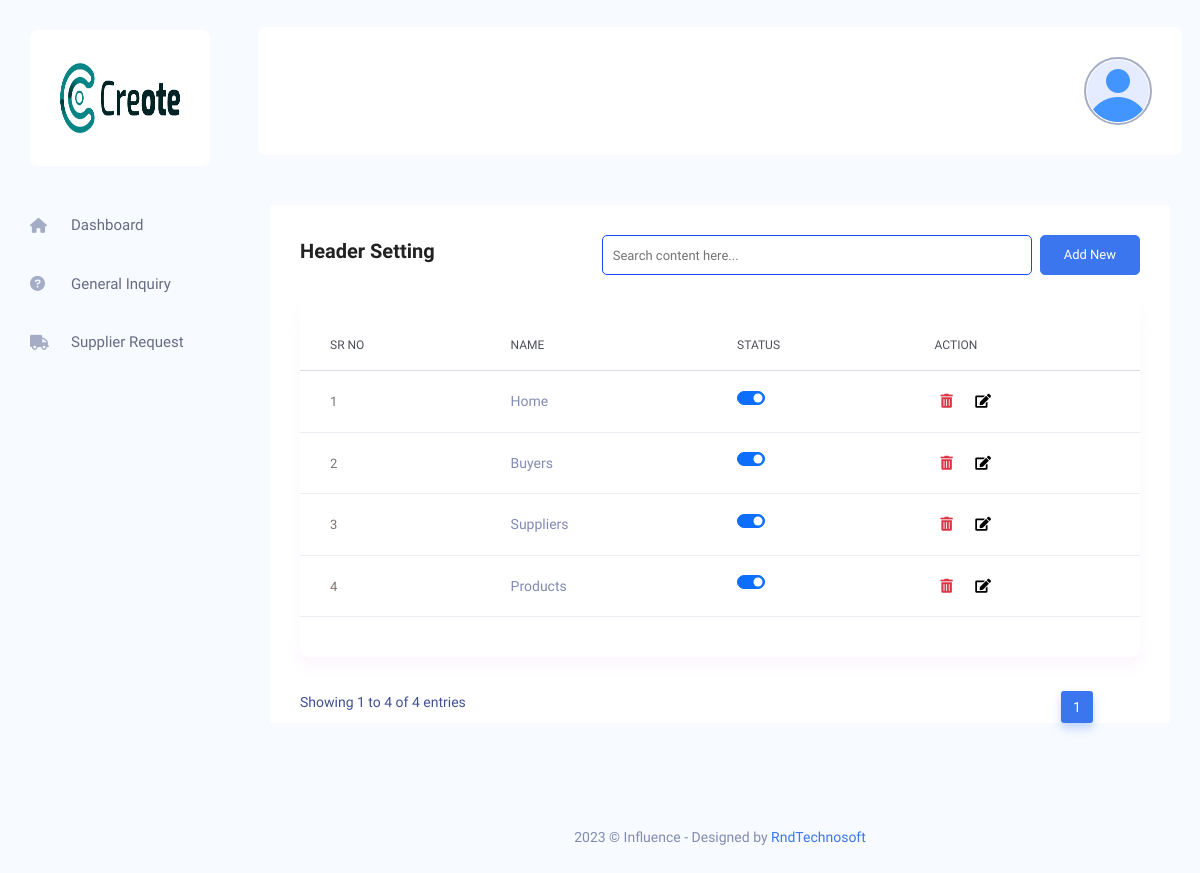
/admin/header-setting.php (signed in), run on the app's committed database.
### tables this page shows
CREATE TABLE `tbl_footer_setting` (
  `id` int(11) UNSIGNED NOT NULL,
  `name` varchar(190) NOT NULL,
  `logo` varchar(190) NOT NULL,
  `alt_tag` varchar(191) NOT NULL,
  `background_image` text NOT NULL,
  `alt_tag1` varchar(191) NOT NULL,
  `about_us_des` varchar(250) NOT NULL,
  `facebook_link` varchar(191) NOT NULL,
  `twitter_link` varchar(191) NOT NULL,
  `instagram_link` varchar(191) NOT NULL,
  `youtube_link` varchar(191) NOT NULL,
  `create_at` timestamp NOT NULL DEFAULT current_timestamp(),
  `update_at` timestamp NULL DEFAULT NULL ON UPDATE current_timestamp()
);

CREATE TABLE `pagevisibility` (
  `id` int(11) UNSIGNED NOT NULL,
  `page_name` varchar(191) NOT NULL,
  `page_link` varchar(191) NOT NULL,
  `visibility` tinyint(1) NOT NULL DEFAULT 1,
  `create_at` timestamp NOT NULL DEFAULT current_timestamp(),
  `update_at` timestamp NULL DEFAULT NULL ON UPDATE current_timestamp()
);

### admin/header-setting.php (the view, shortened to what this page needs)
<?php
    include 'includes/header.php';
    ?>
<?php
include 'includes/side-bar.php';
include 'includes/top-bar.php';
    ?>
<div class="main_content_iner ">
    <div class="container-fluid plr_30 body_white_bg pt_30">
        <div class="row justify-content-center">
            <div class="col-12">
                <div class="QA_section">
                    <div class="white_box_tittle list_header">
                        <h4>Header Setting</h4>
                        <div class="box_right d-flex lms_block">
                            <div class="serach_field_2">
                                <div class="search_inner">
                                    <div class="search_field">
                                        <input type="text" placeholder="Search content here..."
                                            class="search-table-data">
                                    </div>
                                </div>
                            </div>
                            <div class="add_button ms-2">
                                <a href="add-header.php" class="btn_1">Add New</a>
                            </div>
                        </div>
                    </div>
                    <div class="QA_table ">
                        <table class="table lms_table_active">
                            <thead>
                                <tr>
                                    <th scope="col">Sr No</th>
                                    <th scope="col">Name</th>
                                    <th scope="col">Status</th>
                                    <th scope="col">Action</th>
                                </tr>
                            </thead>
                            <tbody>
                                <?php
                                    $sql = 'SELECT * FROM pagevisibility';
                                    $result = mysqli_query($conn, $sql);
                                    if (mysqli_num_rows($result) > 0) {
                                        $cno = 1;
                                        while ($row = mysqli_fetch_assoc($result)) {
                                    ?>
                                <tr>
                                    <th scope="row"> <a href="#" class="question_content"><?php echo $cno ?></a></th>
                                    <td><?php echo $row['page_name'] ?></td>
                                    <td>
                                        <div class="form-check form-switch">
                                            <input class="form-check-input" <?php if ($row['visibility'] == 1) {
                                                                                            echo "checked";
                                                                                        } ?> type="checkbox"
                                                role="switch" id="status"
                                                onclick="toggleStatus('pagevisibility','visibility',<?php echo $row['id']; ?>);">
                                        </div>
                                    </td>
                                    <td>
                                        <form class="d-inline" action="header-setting.php" method="post">
                                            <button type="submit" name="delete" id=""
                                                class="fas fa-trash-alt text-danger border border-0 bg-white">
                                        </form>&nbsp&nbsp
                                        <form class="d-inline" action="update-header.php" method="get">
                                            <button type="submit" name="update-header" id="update-header" value="update"
                                                class="fas fa-edit  border border-0 bg-white">
                                        </form>
                                    </td>
                                </tr>
                                <?php
                                            $cno++;
                                        }
                                    } ?>
                            </tbody>
                        </table>
                    </div>
                </div>
            </div>
        </div>
    </div>
</div>
<?php
    include 'includes/footer.php';
    ?>

### admin/includes/side-bar.php (shortened to what this page needs)
<?php
$select = "SELECT * FROM tbl_footer_setting WHERE id = 1";
$footerl = mysqli_query($conn, $select);
$sidebarlogo = mysqli_fetch_assoc($footerl);
?>
<nav class="sidebar">
    <div class="logo d-flex justify-content-between">
        <a href="home.php"><img src="./images/footer/<?php echo $sidebarlogo['logo']; ?>" height="70" width="70" alt="<?php echo $sidebarlogo['alt_tag']; ?>"></a>
    </div>
    <ul id="sidebar_menu">
        <li class="">
            <a class="" href="home.php" aria-expanded="false">
               <i class="fa-solid fa-house"></i>
                <span>Dashboard</span>
            </a>
        </li>
         <li class="">
            <a class="" href="manage-general-inquiry.php" aria-expanded="false">
                <i class="fa-solid fa-circle-question"></i>
                <span>General Inquiry</span>
            </a>
        </li>
         <li class="">
            <a class="" href="manage-supplier-request.php" aria-expanded="false">
                <i class="fas fa-truck"></i>
                <span>Supplier Request</span>
            </a>
        </li>
    </ul>
</nav>

### admin/assets/css/custome.css (style rules this page uses)
.serach_field_2 .search_inner input { color: #000; font-size: 13px; height: 40px; width: 100%; border-radius: 5px; padding-left: 10px !important; border: 1px solid #144bf6; padding-right: 15px; }

### data on the page
tbl_footer_setting: logo (placeholder picture)
pagevisibility: page_name "Home", visibility "☑"
pagevisibility: page_name "Buyers", visibility "☑"
pagevisibility: page_name "Suppliers", visibility "☑"
pagevisibility: page_name "Products", visibility "☑"
